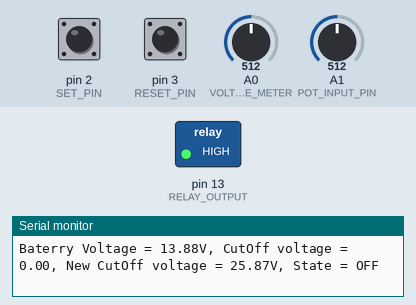
Simulated run of this sketch. Board: Arduino Uno, built with avr-gcc and run on an emulated ATmega328P. Parts: switched loads named in the sketch (green lamp = pin HIGH), the last lines printed to the serial monitor. The inputs (shaded band) are chosen by the test bench; at power-on: pin 2 (SET_PIN) LOW, pin 3 (RESET_PIN) LOW, A0 (VOLTAGE_METER) = 512, A1 (POT_INPUT_PIN) = 512.

Above: at 1.2 s.
1.3 s: pin 2 (SET_PIN) pulled HIGH for 0.15 s
At 2.6 s:
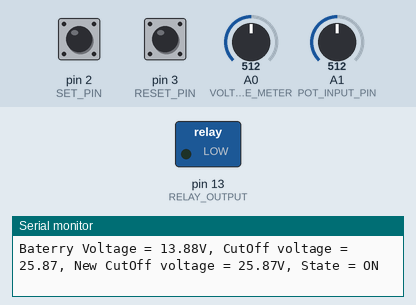
2.9 s: pin 3 (RESET_PIN) pulled HIGH for 0.15 s
At 3.7 s:
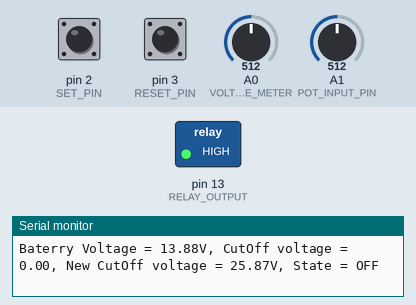
9.0 s: pin 2 (SET_PIN) pulled HIGH for 1 s
At 9.6 s:
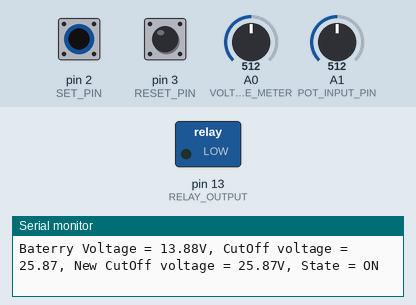
13.0 s: pin 3 (RESET_PIN) pulled HIGH for 1 s
At 14.3 s:
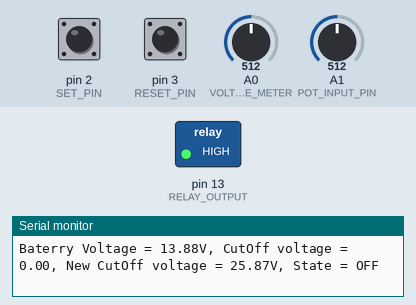
15.5 s: A0 (VOLTAGE_METER) set to 360
18.5 s: A0 (VOLTAGE_METER) set to 377
Timing chart, 0 to 21.0 s (numbered marks = the images above; inputs shaded):
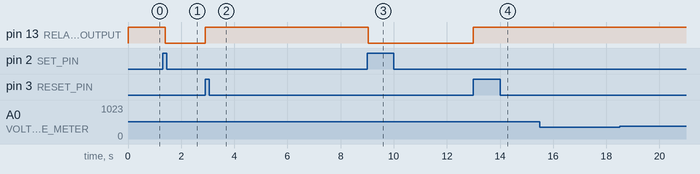

The sketch:

butia_eletronic_panel.ino
```cpp
// (licence header left out)
#define V_MAX 27.7272727273
#define POT_MAX V_MAX
#define POT_MIN 24
#define POT_INPUT_PIN A1
#define RELAY_OUTPUT 13
#define SET_PIN 2
#define RESET_PIN 3
#define VOLTAGE_METER A0

bool state = false;
float targetVoltage = 0.0f;

void setup() {
  pinMode(RELAY_OUTPUT, OUTPUT);
  Serial.begin(9600);
  attachInterrupt(digitalPinToInterrupt(SET_PIN), setInterrupt, RISING);
  attachInterrupt(digitalPinToInterrupt(RESET_PIN), resetInterrupt, RISING);
  digitalWrite(RELAY_OUTPUT, HIGH);
}

void loop() {

  if (floatMap(analogRead(VOLTAGE_METER), 0.0f, 1023.0f, 0.0f, V_MAX) < targetVoltage && state)
  {
    digitalWrite(RELAY_OUTPUT, LOW);
  }
  else
  {
    digitalWrite(RELAY_OUTPUT, HIGH);
  }


  Serial.print("Baterry Voltage = ");
  Serial.print(floatMap(analogRead(VOLTAGE_METER), 0.0f, 1023.0f, 0.0f, V_MAX));
  Serial.print("V, CutOff voltage = ");
  Serial.print(targetVoltage);
  Serial.print(", New CutOff voltage = ");
  Serial.print(floatMap(analogRead(POT_INPUT_PIN), 0, 1023, POT_MIN, POT_MAX));
  Serial.print("V, State = ");
  if (state)
  {
    Serial.println("ON");
  }
  else
  {
    Serial.println("OFF");
  }

  delay(100);
}

void setInterrupt()
{
  targetVoltage = floatMap(analogRead(POT_INPUT_PIN), 0, 1023, POT_MIN, POT_MAX);
  state = true;
}

void resetInterrupt()
{
  state = false;
  targetVoltage = 0.0f;
  digitalWrite(RELAY_OUTPUT, HIGH);
}

float floatMap(float x, float in_min, float in_max, float out_min, float out_max) {
  return (x - in_min) * (out_max - out_min) / (in_max - in_min) + out_min;
}
```

Measured:
- after the input at 1.3 s, pin 13 (RELAY_OUTPUT): HIGH → LOW after 0.10 s
- after the input at 2.9 s, pin 13 (RELAY_OUTPUT): LOW → HIGH at once
- after the input at 9.0 s, pin 13 (RELAY_OUTPUT): HIGH → LOW at once
- after the input at 13.0 s, pin 13 (RELAY_OUTPUT): LOW → HIGH at once
